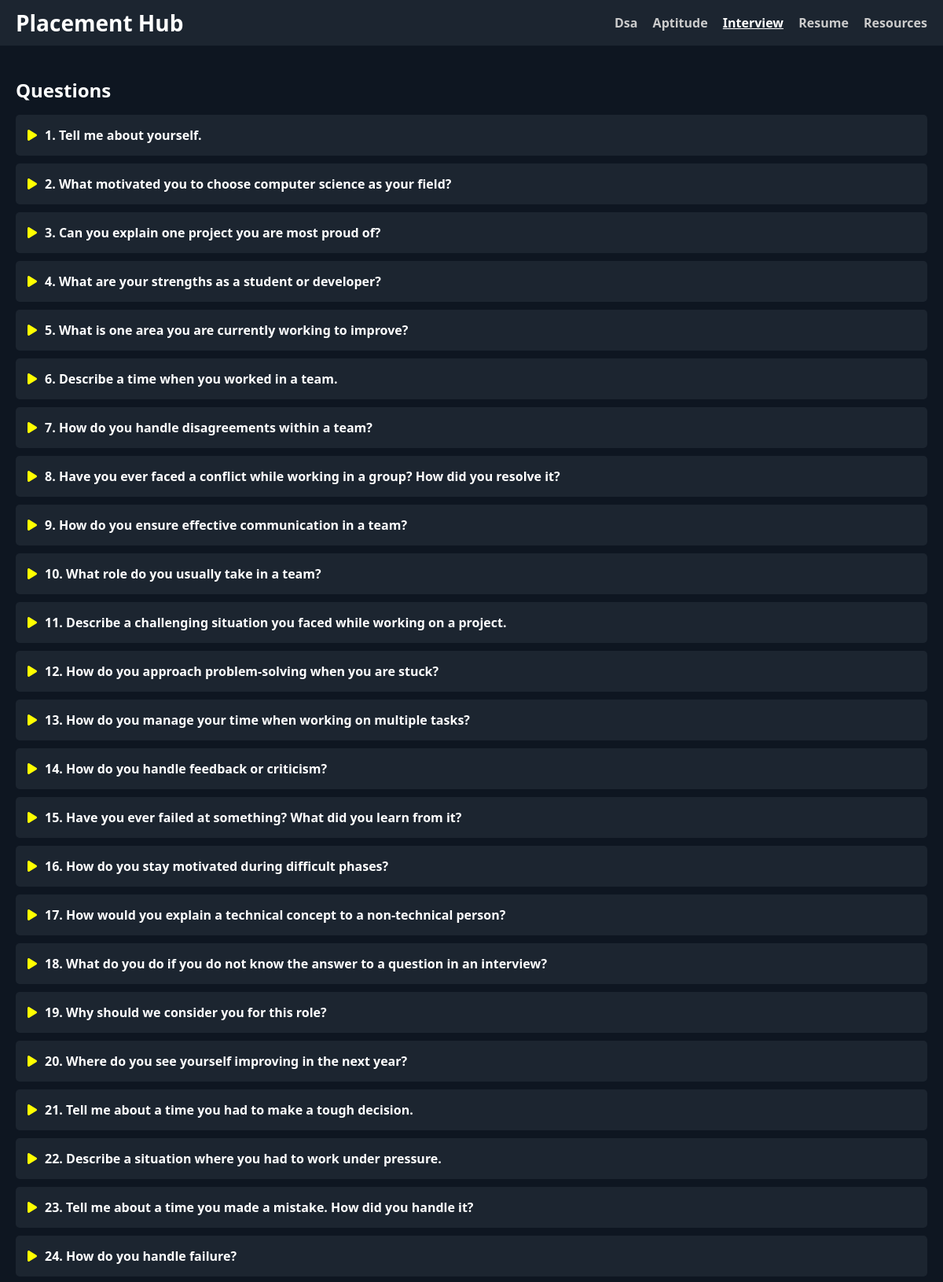
Page /category/interview (upper part) on the committed database.
### tables this page shows
CREATE TABLE questions (
    id INTEGER PRIMARY KEY AUTOINCREMENT,
    question TEXT NOT NULL,
    solution TEXT,
    solution_py TEXT,
    solution_java TEXT,
    category TEXT NOT NULL
);

### app.py (the view)
@app.route("/category/<category>")
def category_page(category):
    conn = sqlite3.connect("placementhub.db")
    cursor = conn.cursor()
    cursor.execute("""
        SELECT
            id,
            question,
            solution,
            solution_py,
            solution_java
        FROM questions
        WHERE category = ?
    """, (category,))
    questions = cursor.fetchall()
    conn.close()
    return render_template(
        "index.html",
        questions=questions,
        category=category
    )

### templates/index.html (shortened to what this page needs)
<!DOCTYPE html>
<html lang="en">
<head>
  <link href="{{ url_for('static', filename='style.css') }}" rel="stylesheet">
</head>
<body>
<header>
  <h1>Placement Hub</h1>
  <nav>
    <a href="/category/dsa" {% if category == 'dsa' %}class="active"{% endif %}>Dsa</a>
    <a href="/category/aptitude" {% if category == 'aptitude' %}class="active"{% endif %}>Aptitude</a>
    <a href="/category/interview" {% if category == 'interview' %}class="active"{% endif %}>Interview</a>
    <a href="/category/resume" {% if category == 'resume' %}class="active"{% endif %}>Resume</a>
    <a href="/category/resources" {% if category == 'resources' %}class="active"{% endif %}>Resources</a>
  </nav>
</header>
<main>
  <h2>Questions</h2>
  {% for id, question, solution, sol_py, sol_java in questions %}
  <div class="accordion">
    <div class="accordion-item">
      <div class="accordion-header" onclick="toggleAccordion(this)">
        <span class="accordion-icon"><i class="fa fa-play"></i></span>
        <span class="accordion-title">{{ loop.index }}. {{ question }}</span>
      </div>
    </div>
  </div>
  {% endfor %}
</main>
</body>
</html>

### static/style.css (style rules this page uses)
body { margin: 0; font-family: 'Segoe UI', sans-serif; background-color: #0e1621; color: #ffffff; }
header { background-color: #1c2530; padding: 10px 20px; display: flex; justify-content: space-between; align-items: center; }
header h1 { margin: 0; font-size: 28px; color: #fff; }
nav a { color: #ccc; margin-left: 15px; text-decoration: none; font-weight: bold; }
nav a.active, nav a:hover { color: #fff; text-decoration: underline; }
main { padding: 20px; }
h2 { margin-bottom: 15px; font-size: 24px; }
.accordion { background-color: #1c2530; margin-bottom: 10px; border-radius: 5px; }
.accordion-header { padding: 15px; cursor: pointer; display: flex; align-items: center; color: #fff; }
.accordion-icon { margin-right: 10px; color: yellow; }
.accordion-title { font-size: 16px; font-weight: bold; }

### rows in the picture
questions: question "Tell me about yourself."
questions: question "What motivated you to choose computer science as your field?"
questions: question "Can you explain one project you are most proud of?"
questions: question "What are your strengths as a student or developer?"
questions: question "What is one area you are currently working to improve?"
questions: question "Describe a time when you worked in a team."
questions: question "How do you handle disagreements within a team?"
questions: question "Have you ever faced a conflict while working in a group? How did you resolve it?"
questions: question "How do you ensure effective communication in a team?"
questions: question "What role do you usually take in a team?"
questions: question "Describe a challenging situation you faced while working on a project."
questions: question "How do you approach problem-solving when you are stuck?"
questions: question "How do you manage your time when working on multiple tasks?"
questions: question "How do you handle feedback or criticism?"
questions: question "Have you ever failed at something? What did you learn from it?"
questions: question "How do you stay motivated during difficult phases?"
questions: question "How would you explain a technical concept to a non-technical person?"
questions: question "What do you do if you do not know the answer to a question in an interview?"
questions: question "Why should we consider you for this role?"
questions: question "Where do you see yourself improving in the next year?"
questions: question "Tell me about a time you had to make a tough decision."
questions: question "Describe a situation where you had to work under pressure."
questions: question "Tell me about a time you made a mistake. How did you handle it?"
questions: question "How do you handle failure?"
